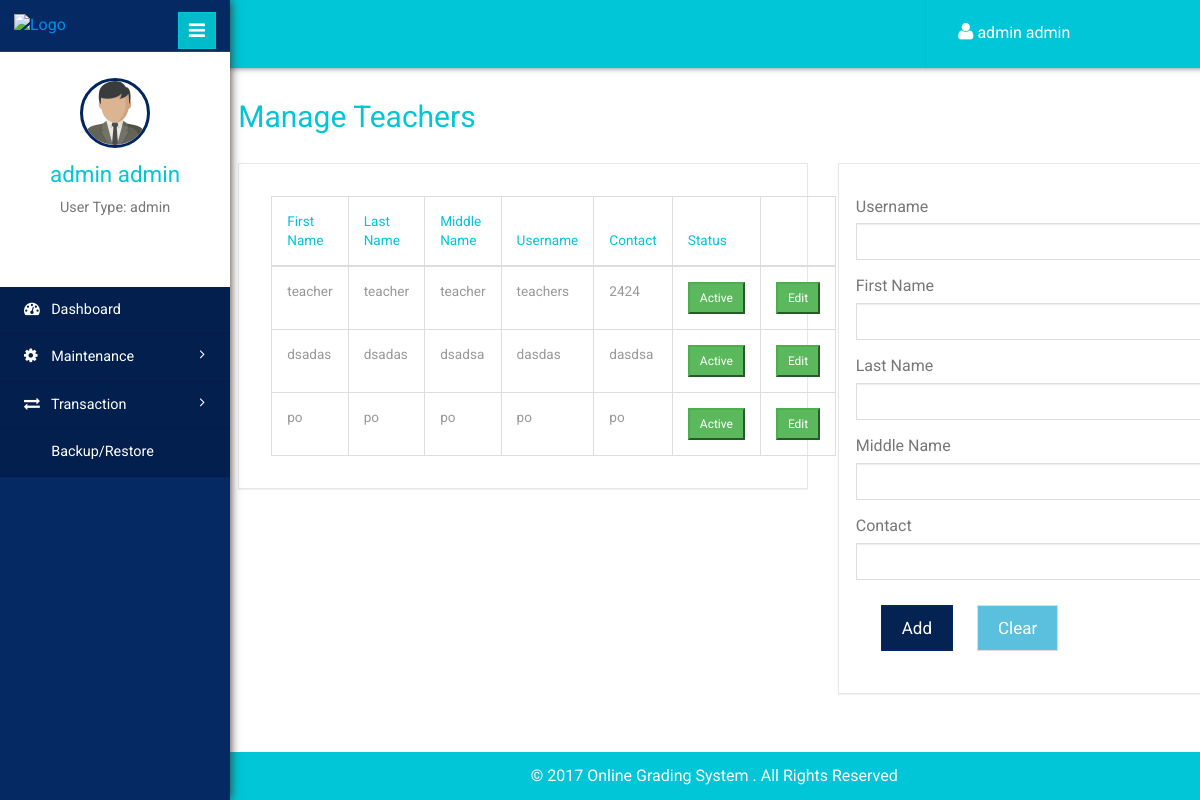
/teacher.php (signed in), run on the app's committed database.
### tables this page shows
CREATE TABLE `usertbl` (
  `id` int(11) NOT NULL,
  `username` varchar(140) NOT NULL,
  `password` varchar(100) NOT NULL,
  `fname` varchar(140) NOT NULL,
  `mname` varchar(140) NOT NULL,
  `lname` varchar(140) NOT NULL,
  `contact` varchar(140) NOT NULL,
  `usertype` varchar(50) NOT NULL,
  `status` int(11) NOT NULL
);

### session.php (called while the page is built, shortened)
<?php
if (isset($_SESSION['username']))
{
	$username = $_SESSION['username'];
}
else
{
	header("Location: index.php");
	exit();
}
$result = mysqli_query($con,"SELECT * FROM usertbl WHERE username = '$username'")or die(mysqli_error($con));
$user_rows = mysqli_fetch_array($result);
$fname = $user_rows['fname'];
$lname = $user_rows['lname'];
$userType = $user_rows['usertype'];
$name = $fname." ".$lname;
?>

### teacher.php (the view, shortened to what this page needs)
<!DOCTYPE html>
<html>
<head>
	<?php include "inc/navbar.php"; ?>
</head>
<body>
	<div class="page-container">
		<div class="left-content">
			<?php include "inc/header.php"; ?>
			<div class="outter-wp">
				<div class="sub-heard-part">
					<ol class="breadcrumb m-b-0">
						<li><h2 style="margin-top:0px;"><a>Manage Teachers</a></h2></li>
					</ol>
				</div>
				<div class="graph-visual tables-main">
					<div class="row">
						<div class="col-sm-7">
							<div class="graph">
								<form name="activeInactiveTeacher" method="post" action="crud_function.php">
								<div class="tables">
									<table class="table table-bordered">
										<thead>
											<tr>
												<th>First Name</th>
												<th>Last Name</th>
												<th>Middle Name</th>
												<th>Username</th>
												<th>Contact</th>
												<th>Status</th>
												<th></th>
											</tr>
										</thead>
										<tbody>
											<?php
											$query = "SELECT * FROM usertbl WHERE usertype = 'teacher'";
											$result = mysqli_query($con, $query);
											while($row = mysqli_fetch_array($result))
											{
										?>
											<tr>
												<td><?php echo $row['fname']; ?></td>
												<td><?php echo $row['mname']; ?></td>
												<td><?php echo $row['lname']; ?></td>
												<td><?php echo $row['username']; ?></td>
												<td><?php echo $row['contact']; ?></td>
												<?php
													if($row['status'] == 0)
													{
														echo "<td><center><button  name='activeTeacherBtn' teacherid='" . $row['id'] . "' onclick='activeInactive(this)' class='btn-success btn-sm'>Active</button></center></td>";
													}
													else
													{
														echo "<td><center><button name='activeTeacherBtn' teacherid='" . $row['id'] . "' onclick='activeInactive(this)' class='btn-danger btn-sm'>Inactive</button></center></td>";
													}
												?>
												<td><button type="button"  userid="<?php echo $row['id']; ?>" firstname="<?php echo $row['fname']; ?>" middlename="<?php echo $row['mname']; ?>" lastname="<?php echo $row['lname']; ?>" username="<?php echo $row['username']; ?>" contact="<?php echo $row['contact']; ?>" class="btn-success btn-sm" onclick="edit(this)"> Edit</button></td>
											</tr>
										<?php } ?>
										</tbody>
									</table>
								</div>
								</form>
							</div>
						</div>
						<div class="col-sm-5">
							<div class="graph">
								<form class="form-horizontal" name="add_teacher_form" method="post">
									<div class="form-group">
										<label>Username</label>
										<input type="text" class="form-control" name="txtUsername" id="txtUsername" required>
									</div>
									<div class="form-group">
										<label>First Name</label>
										<input type="text" class="form-control" name="txtFirstname" id="txtFirstname" required>
									</div>
									<div class="form-group">
										<label>Last Name</label>
										<input type="text" class="form-control" name="txtLastname" id="txtLastname" required>
									</div>
									<div class="form-group">
										<label>Middle Name</label>
										<input type="text" class="form-control" name="txtMiddlename" id="txtMiddlename" required>
									</div>
									<div class="form-group">
										<label>Contact</label>
										<input type="text" class="form-control" name="txtContact" id="txtContact" required>
									</div>
									<button type="submit" name="btnAddTeacher" id="btnAddTeacher" onclick="send()" class="btn btn-primary">Add</button>
									<button type="button" onclick="clean()" id="clear" class="btn btn-info">Clear</button>
								</form>
							</div>
						</div>
					</div>
				</div>
			</div>
			<?php include "inc/sidebar.php"; ?>
		</div>
	</body>
	</html>

### inc/header.php (shortened to what this page needs)
<?php include "conn.php"; ?>
<?php include "session.php"; ?>
<div class="inner-content">
	<div class="header-section">
		<div class="top_menu">
			<div class="profile_details_left">
				<ul class="nofitications-dropdown">
					<li class="dropdown note">
						<a href="#" class="dropdown-toggle" data-toggle="dropdown" aria-expanded="false" style="color:#fff;"><i class="fa fa-user"></i> <?php echo $name; ?></a>
					</li>
				</ul>
			</div>
			<div class="clearfix"></div>
		</div>
	</div>

### inc/sidebar.php (shortened to what this page needs)
<footer>
	<p style="color:#fff;padding-right:200px;">&copy 2017 Online Grading System . All Rights Reserved</p>
</footer>
<div class="sidebar-menu">
	<header class="logo">
		<a href="#" class="sidebar-icon"> <span class="fa fa-bars"></span> </a> <a href="admin_dashboard.php"> <img id="logo" src="" alt="Logo"/>
	</a>
</header>
<div class="down">
	<a href="admin_dashboard.php"><img style="width:70px;height:70px;" src="images/businessman.png"></a>
	<a href="admin_dashboard.php"><span class=" name-caret"><?php echo $name; ?></span></a>
	<p>User Type: <?php echo $userType; ?></p>
	<ul>
		<li><a class="tooltips" href="profile.php"><span>Profile</span><i class="lnr lnr-user"></i></a></li>
		<li><a class="tooltips" href="logout.php"><span>Log out</span><i class="lnr lnr-power-switch"></i></a></li>
	</ul>
</div>
<div class="menu">
	<ul id="menu" >
		<li><a href="admin_dashboard.php"><i class="fa fa-tachometer"></i> <span>Dashboard</span></a></li>
		<li id="menu-academico" ><a href="#"><i class="fa fa-cog"></i> <span> Maintenance</span> <span class="fa fa-angle-right" style="float: right"></span></a>
		</li>
		<li id="menu-academico" ><a href="#"><i class="fa fa-exchange"></i> <span> Transaction</span> <span class="fa fa-angle-right" style="float: right"></span></a>
		</li>
		<li><a href="backup.php"><i class="fa fa-database"></i> <span>Backup/Restore</span></a></li>
	</ul>
</div>
</div>

### data on the page
usertbl: name "admin admin", usertype "admin"
usertbl: fname "teacher", mname "teacher", lname "teacher", username "teachers", contact "2424"
usertbl: fname "dsadas", mname "dsadas", lname "dsadsa", username "dasdas", contact "dasdsa"
usertbl: fname "po", mname "po", lname "po", username "po", contact "po"
